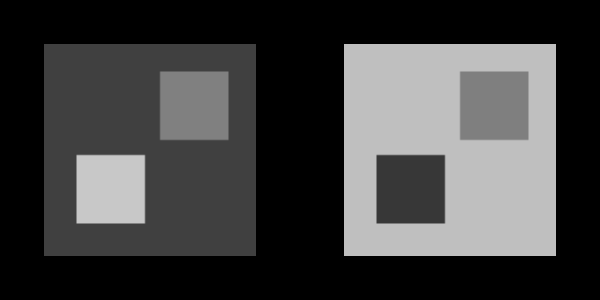

This figure's Python source:
#!/usr/bin/env python

# Demonstrate vtkImageIterator by iterating over voxels of a procedural
# image, inverting the pixel values in-place, and displaying original
# vs inverted side by side.

# Factory overrides: importing these modules registers the OpenGL rendering
# and interaction style implementations for vtkRenderingCore factory classes.
import vtkmodules.vtkInteractionStyle  # noqa: F401
import vtkmodules.vtkRenderingOpenGL2  # noqa: F401
# VTK pipeline classes used in this example
from vtkmodules.vtkCommonDataModel import vtkImageData
from vtkmodules.vtkImagingCore import vtkImageCast
from vtkmodules.vtkImagingSources import vtkImageCanvasSource2D
from vtkmodules.vtkInteractionStyle import vtkInteractorStyleImage
from vtkmodules.vtkRenderingCore import (
    vtkImageActor,
    vtkRenderWindow,
    vtkRenderWindowInteractor,
    vtkRenderer,
)

# Colors (normalized RGB)
black_rgb = (0.0, 0.0, 0.0)

# Source: create a 128x128 grayscale canvas with shapes
canvas = vtkImageCanvasSource2D()
canvas.SetExtent(0, 127, 0, 127, 0, 0)
canvas.SetScalarTypeToUnsignedChar()
canvas.SetNumberOfScalarComponents(1)
canvas.SetDrawColor(64)
canvas.FillBox(0, 127, 0, 127)
canvas.SetDrawColor(200)
canvas.FillBox(20, 60, 20, 60)
canvas.SetDrawColor(128)
canvas.FillBox(70, 110, 70, 110)
canvas.Update()

# Create a deep copy of the image for inversion
original = canvas.GetOutput()
inverted = vtkImageData()
inverted.DeepCopy(original)

# Iterate over all voxels and invert: new_value = 255 - old_value
scalars = inverted.GetPointData().GetScalars()
for i in range(scalars.GetNumberOfTuples()):
    val = scalars.GetValue(i)
    scalars.SetValue(i, 255 - val)
inverted.Modified()

# Actor 1: original image (left viewport)
actor_original = vtkImageActor()
actor_original.SetInputData(original)

# Actor 2: inverted image (right viewport)
actor_inverted = vtkImageActor()
actor_inverted.SetInputData(inverted)

# Renderer 1: left viewport — original
renderer_left = vtkRenderer()
renderer_left.SetViewport(0.0, 0.0, 0.5, 1.0)
renderer_left.AddActor(actor_original)
renderer_left.SetBackground(black_rgb)

# Renderer 2: right viewport — inverted
renderer_right = vtkRenderer()
renderer_right.SetViewport(0.5, 0.0, 1.0, 1.0)
renderer_right.AddActor(actor_inverted)
renderer_right.SetBackground(black_rgb)
renderer_right.SetActiveCamera(renderer_left.GetActiveCamera())

# Window: display the rendered scene
render_window = vtkRenderWindow()
render_window.AddRenderer(renderer_left)
render_window.AddRenderer(renderer_right)
render_window.SetWindowName("iterator")
render_window.SetMultiSamples(0)
render_window.SetSize(600, 300)

# Interactor: handle mouse and keyboard events with 2D image style
render_window_interactor = vtkRenderWindowInteractor()
interactor_style_image = vtkInteractorStyleImage()
render_window_interactor.SetInteractorStyle(interactor_style_image)
render_window_interactor.SetRenderWindow(render_window)

# Scene: configure parallel projection for 2D image viewing
renderer_left.ResetCamera()
renderer_left.GetActiveCamera().ParallelProjectionOn()

render_window_interactor.Initialize()
render_window_interactor.Start()
